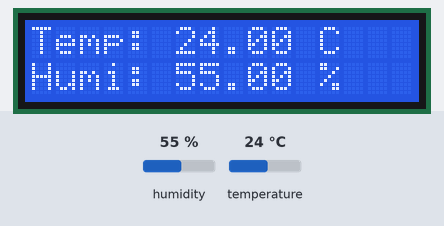
The program below on a simulated Arduino Uno, built with avr-gcc and run on an emulated ATmega328P. Parts: 16×2 character LCD. The inputs (shaded band) are chosen by the test bench; at power-on: humidity 55 %, temperature 24 °C. What the program prints to the serial monitor is not drawn.

Above: at 1.2 s.
1.3 s: humidity set to 22 %
At 6.4 s:
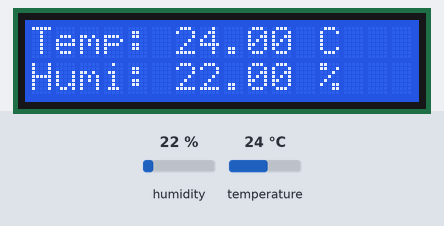
7.3 s: temperature set to 12 °C
At 11.2 s:
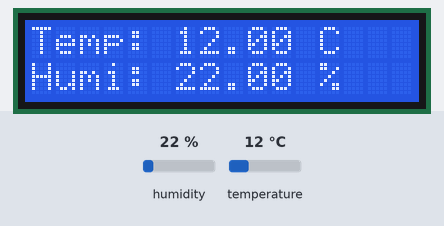
13.3 s: humidity set to 40 %
At 16.0 s:
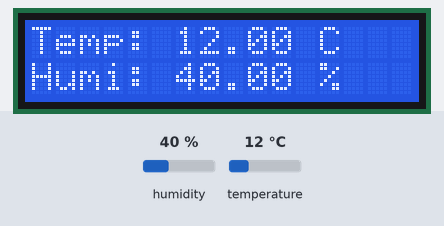
19.3 s: temperature set to 19 °C
At 20.7 s:
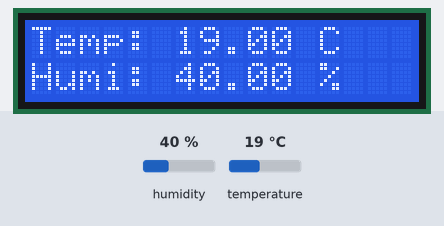
Timing chart, 0 to 22.3 s (numbered marks = the images above; inputs shaded):
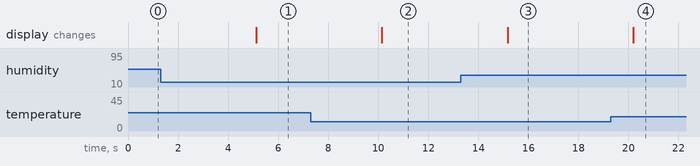

Measured:
- after the input at 1.3 s, the display: changes after 3.8 s (image 1)
- after the input at 7.3 s, the display: changes after 2.8 s (image 2)
- after the input at 13.3 s, the display: changes after 1.9 s (image 3)
- after the input at 19.3 s, the display: changes after 0.90 s (image 4)

The program:

main.cpp
```cpp
#include <LiquidCrystal.h>
#include <DHT.h>

#define DELAY_TIME 5000
#define USE_DEGREE_CELSIUS false

void rcvThermo(void);
void dispSerialMonitor(float, float);
void dispLCD(void);

LiquidCrystal lcd(7, 8, 9, 10, 11, 12);

const int PIN_DHT = 2;
DHT dht( PIN_DHT, DHT11 );

float temp = 0;
float humi = 0;

void setup() {
  lcd.begin(16, 2);
  lcd.print("Temp:       C");
  lcd.setCursor(0,1);
  lcd.print("Humi:       %");

  Serial.begin(9600);
  Serial.println("DHT11 start");
  dht.begin();
}

void loop() {
  rcvThermo();
  dispLCD();
  dispSerialMonitor(temp, humi);
  delay(DELAY_TIME);
}

void rcvThermo(void){
  humi = dht.readHumidity();
  temp = dht.readTemperature(USE_DEGREE_CELSIUS);

  if (isnan(temp) || isnan(humi)) {
    Serial.println("ERROR");
  }
}

void dispLCD(void) {
  lcd.setCursor(6, 0);
  lcd.print(temp);

  lcd.setCursor(6, 1);
  lcd.print(humi);
}

void dispSerialMonitor(float temp, float humi){
  String s = "Temp: ";
  s += String(temp, 1);
  s += "[C] Humidity: ";
  s += String(humi, 1);
  s += "[%]";

  Serial.println(s);
}
```
